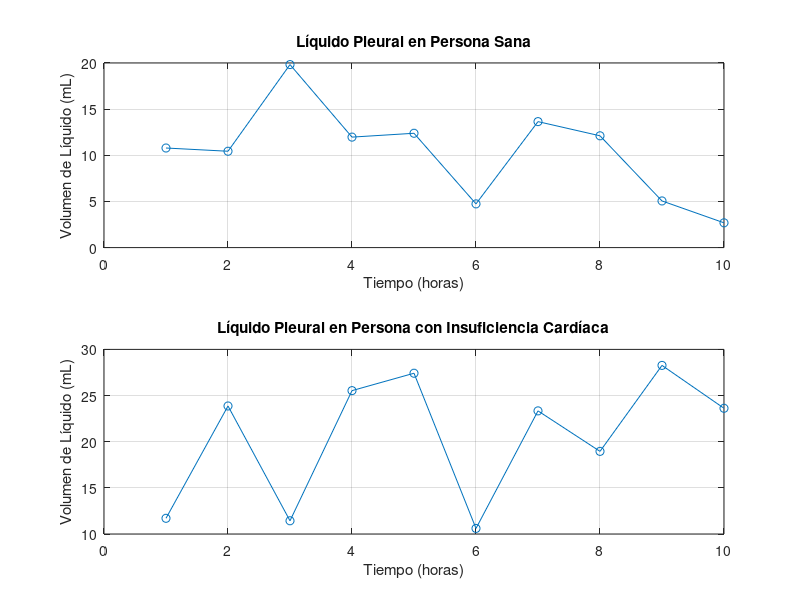

Write MATLAB code to recreate this figure.
% Datos simulados de líquido pleural para una persona sana
liquido_pleural_sano = rand(1, 10) * 20; % Valores aleatorios entre 0 y 20

% Datos simulados de líquido pleural para una persona con insuficiencia cardíaca
liquido_pleural_insuficiencia = rand(1, 10) * 20 + 10; 

% Guiandonos de datos antes vistos en bases de datos (tomando valores
% dentro de un rango)

% Se asumen mediciones cada hora
tiempo = 1:10;

% Crear la primera gráfica para la persona sana
subplot(2, 1, 1); 
plot(tiempo, liquido_pleural_sano, '-o');
title('Líquido Pleural en Persona Sana');
xlabel('Tiempo (horas)');
ylabel('Volumen de Líquido (mL)');
grid on;

% Crear la segunda gráfica para la persona con insuficiencia cardíaca
subplot(2, 1, 2); 
plot(tiempo, liquido_pleural_insuficiencia, '-o');
title('Líquido Pleural en Persona con Insuficiencia Cardíaca');
xlabel('Tiempo (horas)');
ylabel('Volumen de Líquido (mL)');
grid on;